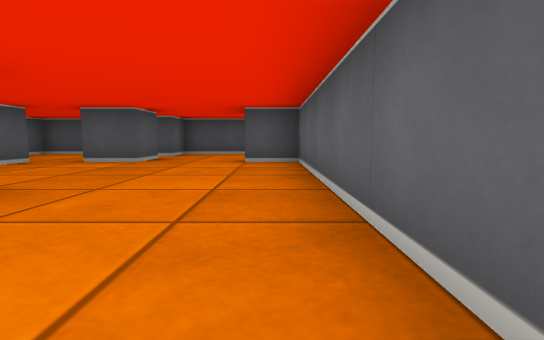
view 1 (above)

16 first-person views from a walk through a cub3D ray-caster map. The camera is about half as high as the walls, tilts 6° down and sees 85° across. The floor is counted in squares. Each view is taken from the middle of a square. On the plan, view 1 faces up. The plan holds only what a view shows up to about 9 squares ahead; the rest is blank.

view 2
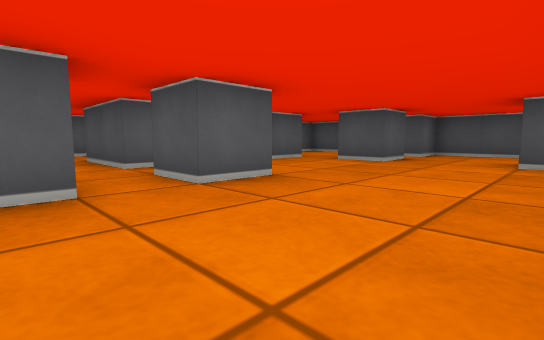

view 3
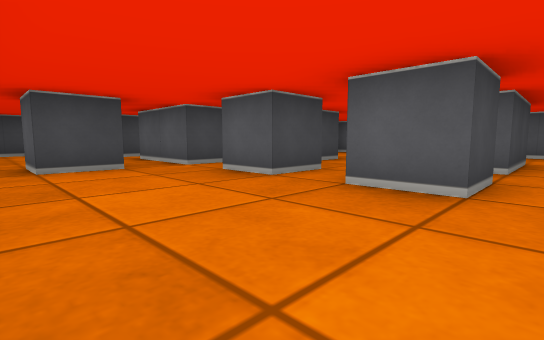

view 4
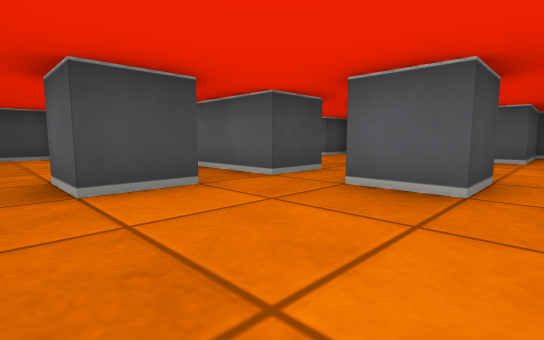

view 5
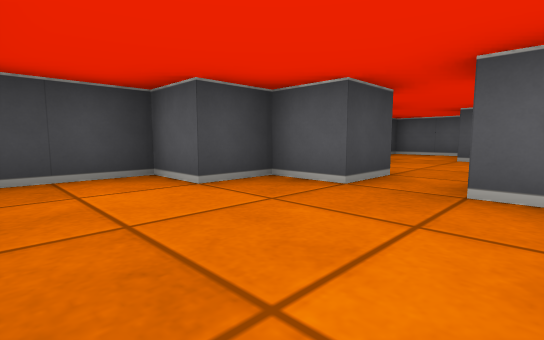

view 6
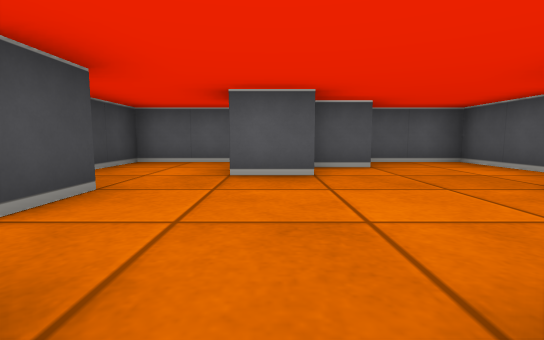

view 7
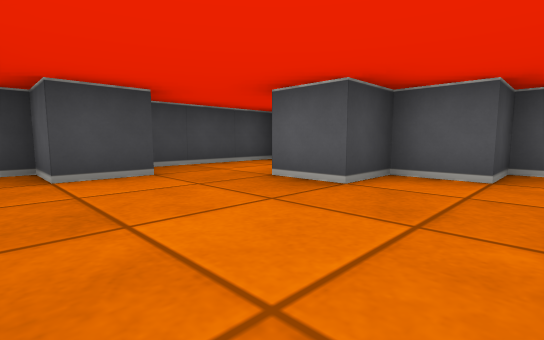

view 8
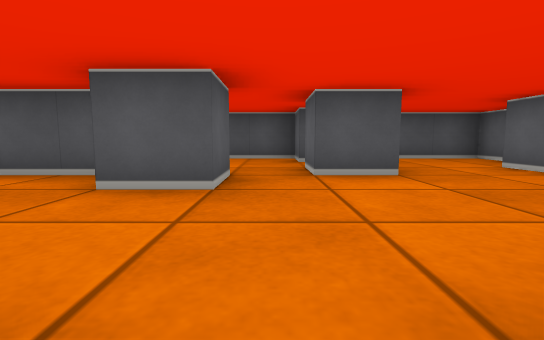

view 9
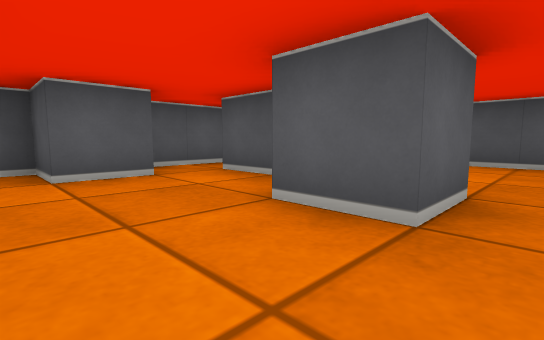

view 10
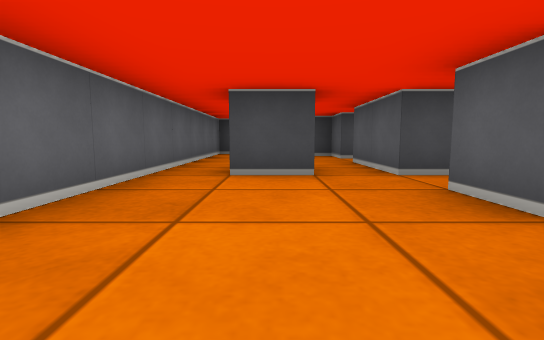

view 11
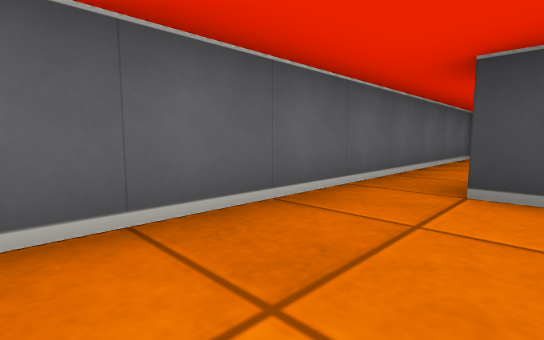

view 12
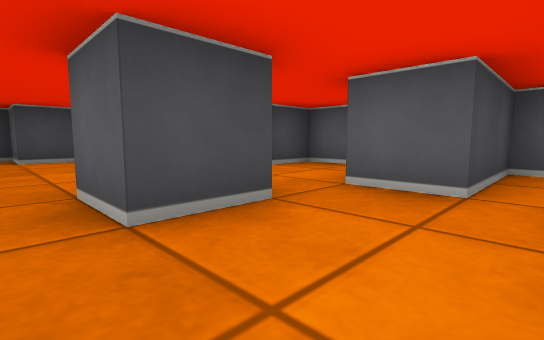

view 13
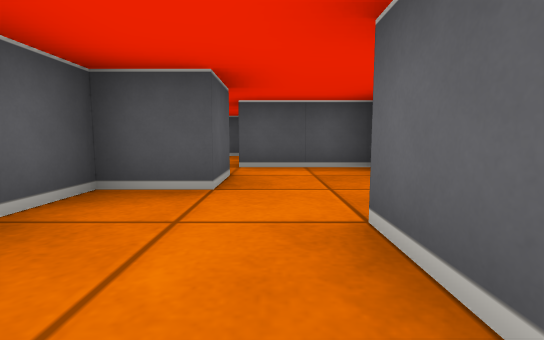

view 14
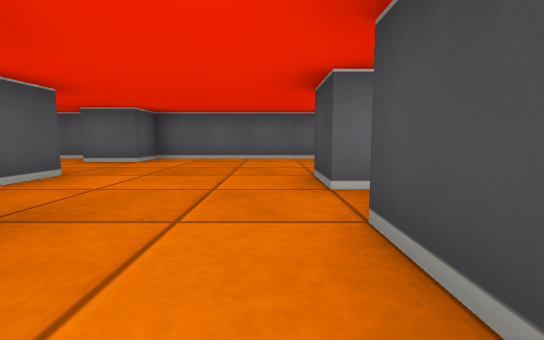

view 15
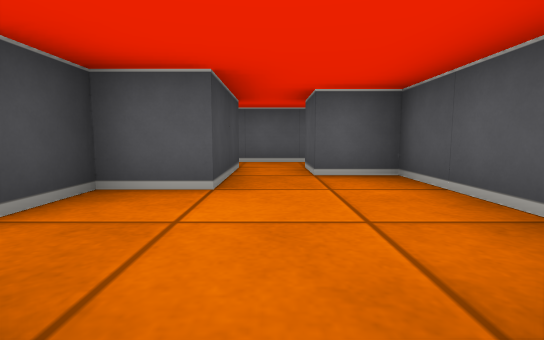

view 16
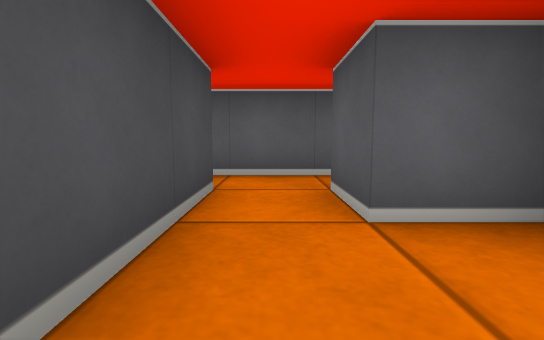

### Floor plan
Points are (right, up) in squares from view 1. A wall is a line through its corners. A room is listed if a view was taken in it or the views show most of it. See-through windows are left out.
Room 1 (views 1, 2, 3, 4, 5, 6, 7, 8, 9, 10, 11, 12, 13, 14, 15, 16)
walls: (-4.5, 1.5) (-6.5, 1.5) (-6.5, 2.5) (-4.5, 2.5) (-4.5, 1.5); (-3.5, 0.5) (-2.5, 0.5) (-2.5, -0.5); (-3.5, 2.5) (-2.5, 2.5) (-2.5, 1.5) (-3.5, 1.5); (-5.6, -0.5) (-4.5, -0.5) (-4.5, -1.5); (-3.5, -1.5) (-2.5, -1.5) (-2.5, -3.5); (-1.6, -1.5) (-0.5, -1.5) (-0.5, -2.5); (-8.5, 2.5) (-8.5, 0.5) (-6.5, 0.5) (-6.5, -0.5) (-8.5, -0.5) (-8.5, -2.5) (-7.5, -2.5) (-7.5, -3.5) (-6.5, -3.5) (-6.5, -4.5); (-5.5, 5.5) (-6.5, 5.5); (-3.6, -4.5) (-2.5, -4.5) (-2.5, -5.5) (-1.5, -5.5) (-1.5, -6.5) (0.5, -6.5) (0.5, 5.5) (-0.5, 5.5) (-0.5, 6.5); (-2.5, 6.6) (-2.5, 5.5) (-3.5, 5.5) (-3.5, 6.5); (-7.5, 6.5) (-5.5, 6.5) (-5.5, 5.5) (-4.5, 5.5) (-4.5, 4.5) (-5.5, 4.5); (-5.6, -5.5) (-4.5, -5.5) (-4.5, -6.5) (-4.1, -6.5); (-8.5, -4.8) (-8.5, -6.5) (-5.9, -6.5); (0.5, 7.1) (0.5, 8.5) (-2.5, 8.5) (-2.5, 7.5) (-3.5, 7.5) (-3.5, 8.5) (-6.5, 8.5) (-6.5, 7.5) (-7.5, 7.5); (-8.5, 7.8) (-8.5, 4.9)
ways out: opening at (-8, 6) to room 2; opening at (-7.5, 2) to room 2; opening at (-5.5, 3.5) to room 2
Room 2 (no view inside)
walls: (-7.5, 4.6) (-7.5, 3.5) (-8.5, 3.5) (-8.5, 2.5); (-6.5, 5.5) (-7.5, 5.5)
ways out: opening at (-8, 6) to room 1; opening at (-7.5, 2) to room 1; opening at (-5.5, 3.5) to room 1

Where each view was taken, in squares from view 1:
view 1: 0 up, 0 right, facing up
view 2: 0 up, 0 right, facing up-left
view 3: 3 up, 0 right, facing down-left
view 4: 1 up, 0 right, facing down-left
view 5: 3 down, 0 right, facing down-left
view 6: 4 down, 3 left, facing left
view 7: 2 down, 4 left, facing down-left
view 8: 2 up, 4 left, facing up
view 9: 3 up, 4 left, facing up-left
view 10: 2 up, 1 left, facing down
view 11: 1 up, 1 left, facing down-right
view 12: 1 up, 4 left, facing down-left
view 13: 1 up, 7 left, facing up
view 14: 3 up, 6 left, facing right
view 15: 7 up, 3 left, facing left
view 16: 7 up, 5 left, facing left
